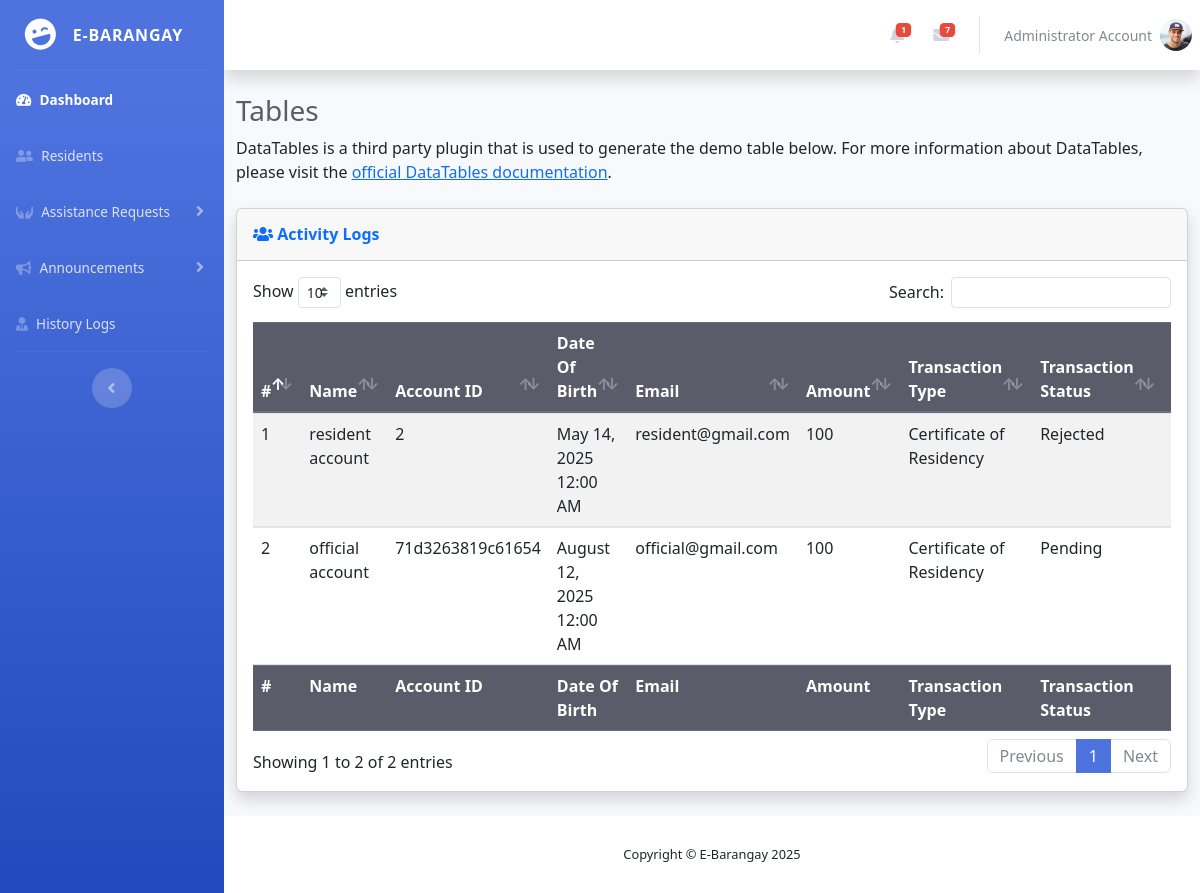
/officials/certificate_of_residency.php (signed in), run on the app's committed database.
### tables this page shows
CREATE TABLE `accounts` (
  `account_id` varchar(200) NOT NULL,
  `profile_pic` varchar(255) NOT NULL,
  `first_name` varchar(50) NOT NULL,
  `last_name` varchar(50) NOT NULL,
  `date_of_birth` date NOT NULL,
  `address` varchar(200) NOT NULL,
  `contact_number` int(20) NOT NULL,
  `email` varchar(100) NOT NULL,
  `password` varchar(255) NOT NULL,
  `user_type` int(30) NOT NULL,
  `verification_token` varchar(255) NOT NULL,
  `verification_status` varchar(100) NOT NULL,
  `date_registered` timestamp NOT NULL DEFAULT current_timestamp()
);

CREATE TABLE `file_request` (
  `id` int(11) NOT NULL,
  `user_id` varchar(200) NOT NULL,
  `name` varchar(100) NOT NULL,
  `date_of_birth` date NOT NULL,
  `email` varchar(150) NOT NULL,
  `amount` int(11) NOT NULL,
  `transaction_type` varchar(100) NOT NULL,
  `transaction_status` varchar(50) NOT NULL,
  `date_submitted` timestamp NOT NULL DEFAULT current_timestamp()
);

### officials/certificate_of_residency.php (the view, shortened to what this page needs)
<?php
    include '../includes/official/official_sidebar.php';
    $query = $connection->prepare("SELECT * FROM `file_request` WHERE `transaction_type` = ?");
    $query->execute(['Certificate of Residency']);
    $certificate_of_residency_requests = $query->fetchAll(PDO::FETCH_ASSOC);
?>
<h1 class="h3 mb-2 text-gray-800">Tables</h1>
<p class="mb-4">DataTables is a third party plugin that is used to generate the demo table below.
    For more information about DataTables, please visit the <a target="_blank"
        href="https://datatables.net">official DataTables documentation</a>.</p>
<div class="card shadow mb-4">
    <div class="card-header py-3">
        <h6 class="m-0 font-weight-bold text-primary">
            <i class="fas fa-users"></i> Activity Logs
        </h6>
    </div>
    <div class="card-body">
        <div class="table-responsive">
            <table class="table table-hover table-striped align-middle" id="dataTable" width="100%" cellspacing="0">
                <thead class="thead-dark">
                    <tr>
                        <th>#</th>
                        <th>Name</th>
                        <th>Account ID</th>
                        <th>Date Of Birth</th>
                        <th>Email</th>
                        <th>Amount</th>
                        <th>Transaction Type</th>
                        <th>Transaction Status</th>
                        <th>Timestamp</th>
                    </tr>
                </thead>
                <tfoot class="thead-dark">
                    <tr>
                    <th>#</th>
                        <th>Name</th>
                        <th>Account ID</th>
                        <th>Date Of Birth</th>
                        <th>Email</th>
                        <th>Amount</th>
                        <th>Transaction Type</th>
                        <th>Transaction Status</th>
                        <th>Timestamp</th>
                    </tr>
                </tfoot>
                <tbody>
                    <?php
                    $count = 1;
                    foreach ($certificate_of_residency_requests as $logs):
                    ?>
                        <tr>
                            <td><?php echo $count++; ?></td>
                            <td><?php echo ($logs['name']); ?></td>
                            <td><?php echo ($logs['user_id']); ?></td>
                            <td><?php echo date('F j, Y g:i A', strtotime($logs['date_of_birth'])); ?></td>
                            <td><?php echo ($logs['email']); ?></td>
                            <td><?php echo ($logs['amount']); ?></td>
                            <td><?php echo ($logs['transaction_type']); ?></td>
                            <td><?php echo ($logs['transaction_status']); ?></td>
                            <td><?php echo date('F j, Y g:i A', strtotime($logs['date_submitted'])); ?></td>
                        </tr>
                    <?php endforeach; ?>
                </tbody>
            </table>
        </div>
    </div>
</div>
<?php include '../includes/footer.php'; ?>

### includes/official/topbar.php (shortened to what this page needs)
<nav class="navbar navbar-expand navbar-light bg-white topbar mb-4 static-top shadow">
    <ul class="navbar-nav ml-auto">
        <li class="nav-item dropdown no-arrow mx-1">
            <a class="nav-link dropdown-toggle" href="#" id="alertsDropdown" role="button"
                data-toggle="dropdown" aria-haspopup="true" aria-expanded="false">
                <?php if ($unreadCount > 0): ?>
                    <span class="badge badge-danger badge-counter"><?= $unreadCount ?></span>
                <?php endif; ?>
            </a>
        </li>
        <li class="nav-item dropdown no-arrow mx-1">
            <a class="nav-link dropdown-toggle" href="#" id="messagesDropdown" role="button"
                data-toggle="dropdown" aria-haspopup="true" aria-expanded="false">
                <span class="badge badge-danger badge-counter">7</span>
            </a>
        </li>
        <li class="nav-item dropdown no-arrow">
            <a class="nav-link dropdown-toggle" href="#" id="userDropdown" role="button"
                data-toggle="dropdown" aria-haspopup="true" aria-expanded="false">
                <span class="mr-2 d-none d-lg-inline text-gray-600 small">
                    <?= ($fetch_user['first_name'] . ' ' . $fetch_user['last_name']); ?>
                </span>
                <img class="img-profile rounded-circle"
                    src="../uploads/<?= ($fetch_user['profile_pic']); ?>">
            </a>
        </li>
    </ul>
</nav>
<div class="container-fluid">

### data on the page
accounts: first_name "Administrator", last_name "Account", profile_pic (picture)
file_request: name "resident account", user "2", date_of_birth "May 14, 2025 12:00 AM", email "resident@gmail.com", amount "100", transaction_type "Certificate of Residency", transaction_status "Rejected"
file_request: name "official account", user "71d3263819c61654", date_of_birth "August 12, 2025 12:00 AM", email "official@gmail.com", amount "100", transaction_type "Certificate of Residency", transaction_status "Pending"

### other printed values
$unreadCount "1"
